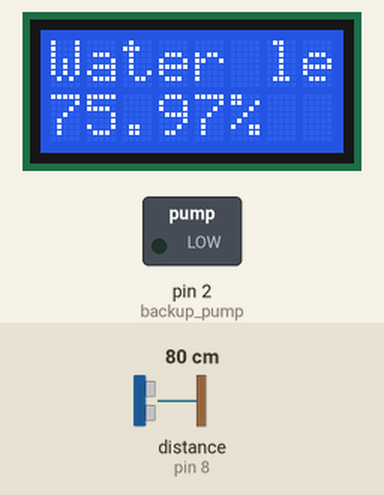
The sketch below on a simulated Arduino Uno, built with avr-gcc and run on an emulated ATmega328P. Shown: 8×2 character LCD, switched loads named in the sketch (green lamp = pin HIGH). Wiring (inferred from the names in the program): ultrasonic range finder: trigger pin 7; echo pin 8. Inputs (shaded band) come from the test bench; at power-on: distance to the obstacle (sensor on pin 8) 80 cm. The echo pulse lasts 58.3 µs per cm; pins used as bus, display or sensor lines are not drawn; what the sketch prints to the serial monitor is not drawn.

Above: at 1.2 s.
1.3 s: distance to the obstacle (sensor on pin 8) set to 87 cm
At 2.9 s:
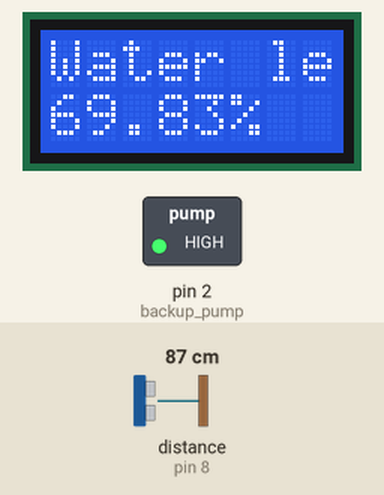
3.6 s: distance to the obstacle (sensor on pin 8) set to 72 cm
At 5.4 s:
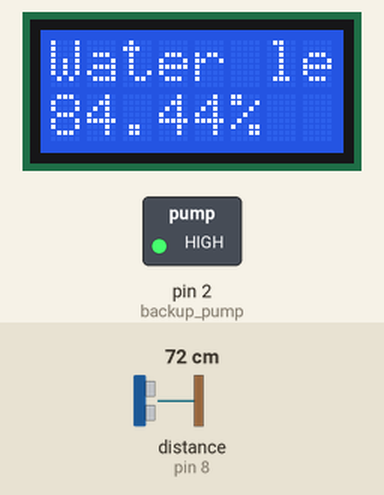
5.7 s: distance to the obstacle (sensor on pin 8) set to 65 cm
At 8.3 s:
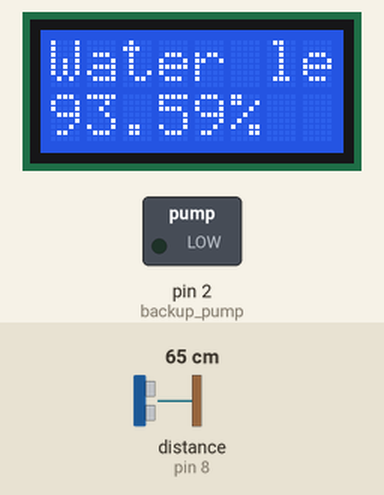
Timing chart, 0 to 9.8 s (numbered marks = the images above; inputs shaded):
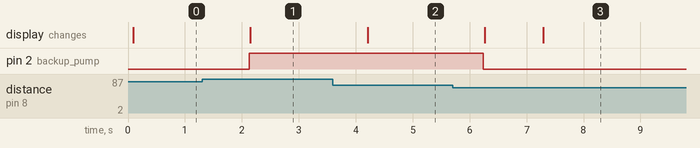

Measured:
- the behaviour switches between 81 and 82 cm on distance to the obstacle (sensor on pin 8) (found by bisection; images 0 and 1)
- the behaviour switches between 68 and 67 cm on distance to the obstacle (sensor on pin 8) (found by bisection; images 2 and 3)
- after the input at 1.3 s, pin 2 (backup_pump): LOW → HIGH after 0.83 s; the display: changes after 0.85 s (image 1)
- after the input at 3.6 s, the display: changes after 0.61 s (image 2)
- after the input at 5.7 s, pin 2 (backup_pump): HIGH → LOW after 0.54 s; the display: first changes after 0.56 s (image 3 shows a later state)

The sketch:

RS_Project_3.ino
```cpp
#include <LiquidCrystal_I2C.h>

//#define trigPin 19
//#define echoPin 18

#define trigPin 7
#define echoPin 8
#define backup_pump 2

// Define variables:
long duration;

float distance;
float water_level;

LiquidCrystal_I2C lcd(0x27, 8, 2);


void setup() {
  // Define inputs and outputs
  pinMode(backup_pump,OUTPUT);
  pinMode(trigPin, OUTPUT);
  pinMode(echoPin, INPUT);
  lcd.begin();
  // Begin Serial communication at a baudrate of 9600:
  Serial.begin(115200);
}

void loop() {
  // Clear the trigPin by setting it LOW:
  digitalWrite(trigPin, LOW);

  delayMicroseconds(5);

  // Trigger the sensor by setting the trigPin high for 10 microseconds:
  digitalWrite(trigPin, HIGH);
  delayMicroseconds(10);
  digitalWrite(trigPin, LOW);

  // Read the echoPin. pulseIn() returns the duration (length of the pulse) in microseconds:
  duration = pulseIn(echoPin, HIGH);

  // Calculate the distance:
  distance = duration * 0.034 / 2;

  water_level = (60 / distance) * 100;

  if(water_level < 75){
    digitalWrite(backup_pump,HIGH);
  }
  else if (water_level > 90){
    digitalWrite(backup_pump,LOW);
  }


  // Print the distance on the Serial Monitor (Ctrl+Shift+M):
  Serial.print("Distance = ");
  Serial.print(distance);
  Serial.println(" cm");
  Serial.print("Water Level = ");
  Serial.print(water_level);
  Serial.println("%");
  lcd_display();


  delay(1000);
}


void lcd_display()
{
  lcd.clear();
  lcd.setCursor(0, 0);
  lcd.print("Water level: ");
  lcd.setCursor(0, 1);
  lcd.print(water_level);
  lcd.print("%");
}
```
